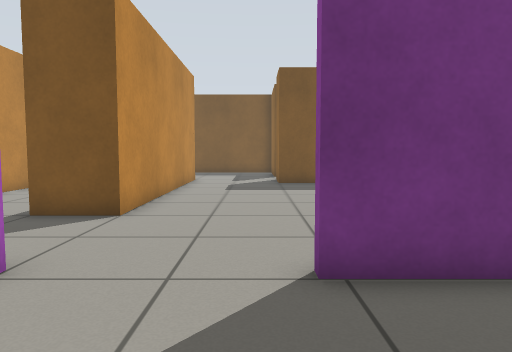
[1] (above)

16 first-person views from a walk through a robot-simulator world made for Gazebo. The camera is 0.72 m above the floor, tilts 4° down and sees 70° across. The floor is counted in squares, 0.5 m on a side. Each view is taken from the middle of a square. On the plan, view 1 faces up. The plan holds only what a view shows up to about 16 squares ahead; the rest is blank. Simple patterns stand in for the simulator's built-in surfaces.

[2]
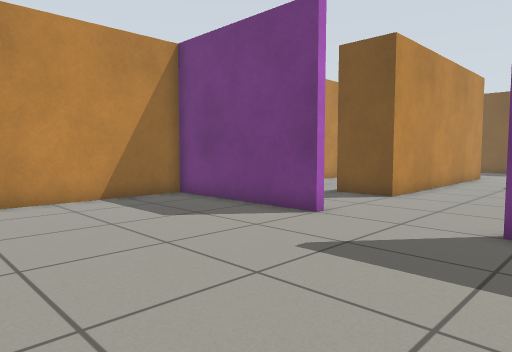

[3]
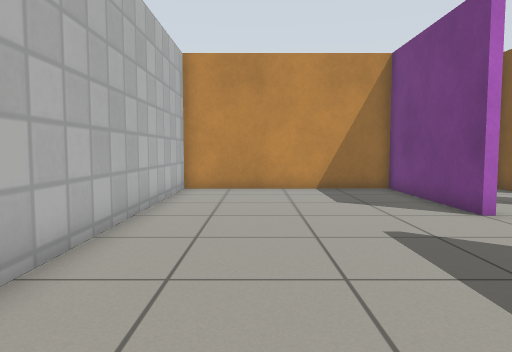

[4]
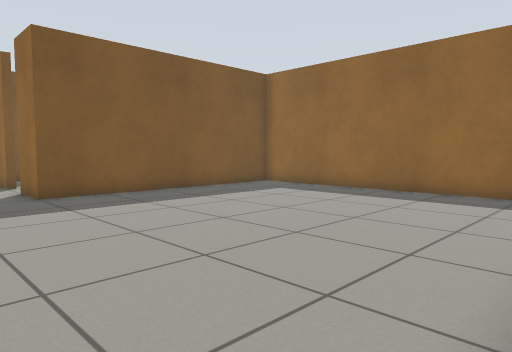

[5]
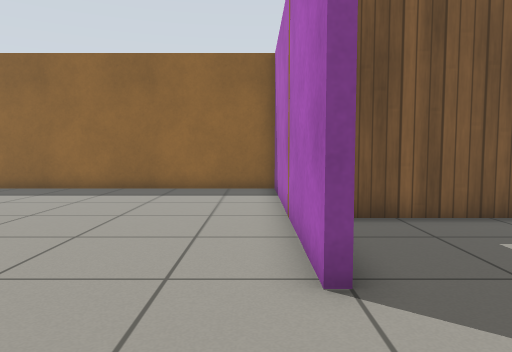

[6]
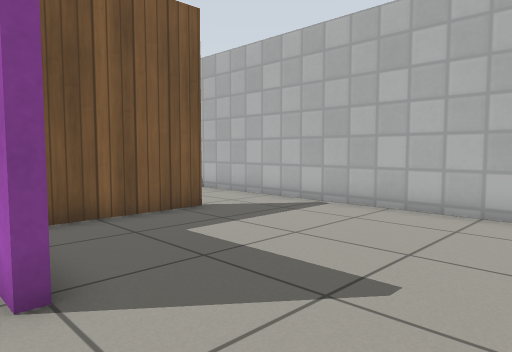

[7]
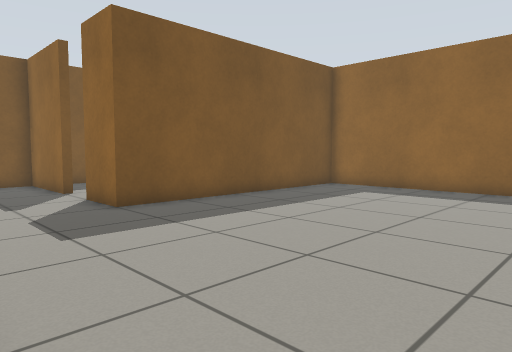

[8]
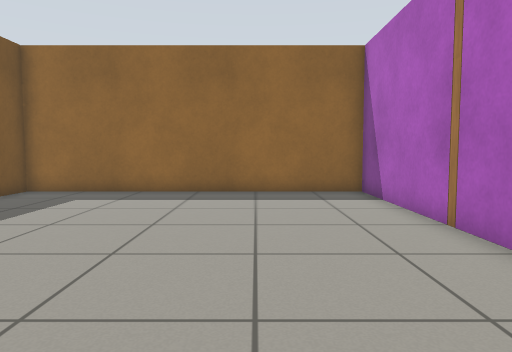

[9]
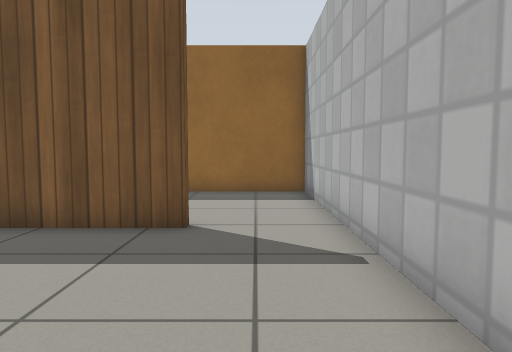

[10]
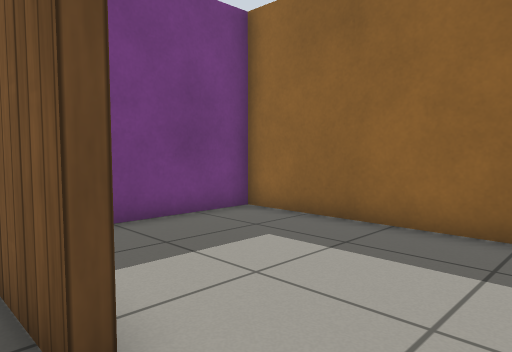

[11]
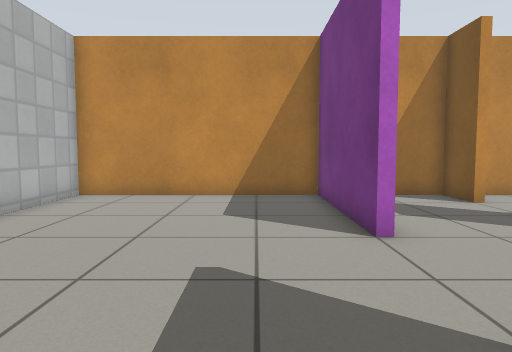

[12]
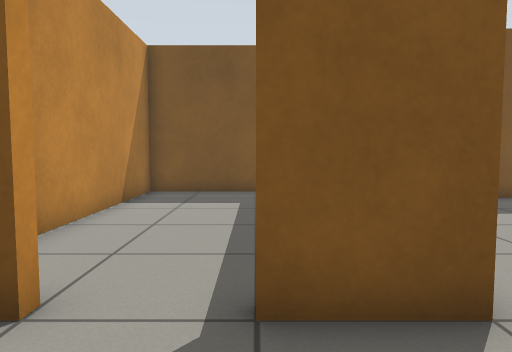

[13]
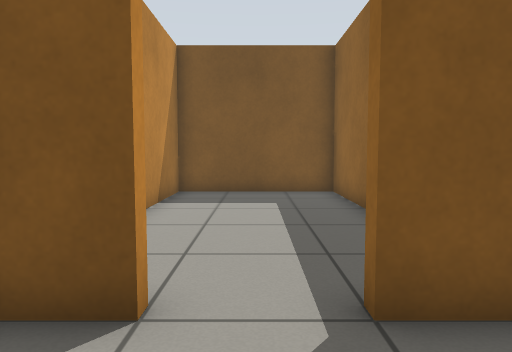

[14]
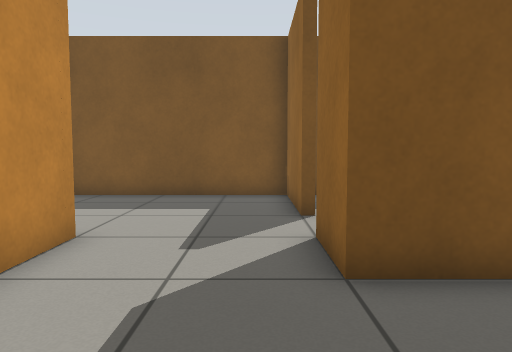

[15]
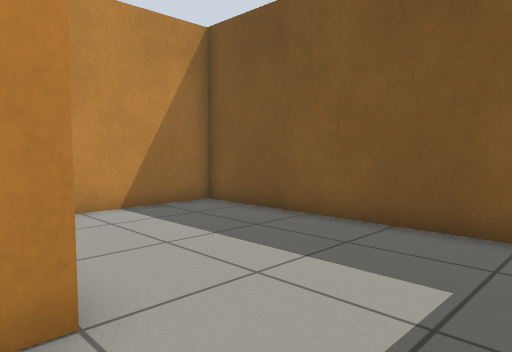

[16]
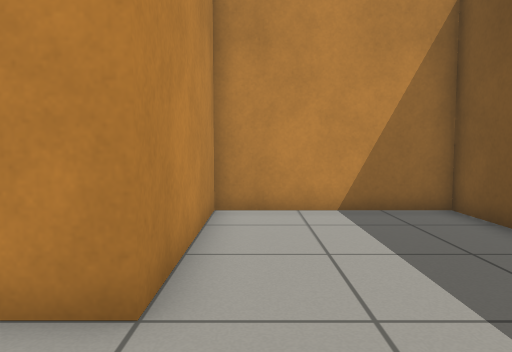

### Floor plan
Points are (right, up) in squares from view 1. A wall is a line through its corners. A room is listed if a view was taken in it or the views show most of it. See-through windows are left out.
Room 1 (views 1, 2, 3, 4, 9, 10, 11)
walls: (-2.9, 4) (-8.7, 4) (-8.7, -3.7) (5.5, -3.7); (2.9, 4) (0.7, 4) (0.7, 4.3); (5.1, -0.7) (4.7, -0.7) (4.7, 3)
ways out: opening at (-1, 4) to room 2; opening at (5, -2) to room 5
Room 2 (views 5, 6, 7, 8, 12, 13, 14)
walls: (0.7, 4.3) (10.7, 4.3) (10.7, 16) (1, 16); (-3, 15.5) (-3, 8) (-5, 8); (-7, 8) (-8.7, 8) (-8.7, 6.4)
ways out: opening at (-1, 4) to room 1; opening at (-1, 16.5) to room 3; opening at (-6, 8) to room 4
Room 3 (views 15, 16)
walls: (1, 19.9) (1, 23.7) (-8.7, 23.7) (-8.7, 18) (-3, 18) (-3, 15.5); (1, 16) (1, 18)
ways out: opening at (-1, 16.5) to room 2; opening at (1, 19)
Room 4 (no view inside)
walls: (-3.3, 13.9) (-3.3, 17.7) (-8.7, 17.7) (-8.7, 9.4); (-7, 8.4) (-7, 8); (-5, 8) (-5, 8.4)
ways out: opening at (-6, 8) to room 2
Room 5 (no view inside)
walls: (5.5, -3.7) (10.7, -3.7) (10.7, 4) (7, 4)
ways out: opening at (5, -2) to room 1

Where each view was taken, in squares from view 1:
view 1: 0 up, 0 right, facing up
view 2: 3 down, 2 right, facing up-left
view 3: 1 down, 5 right, facing left
view 4: 4 up, 2 left, facing up-right
view 5: 5 up, 3 left, facing right
view 6: 5 up, 3 left, facing down-right
view 7: 7 up, 3 left, facing up-right
view 8: 8 up, 2 left, facing right
view 9: 2 down, 2 left, facing right
view 10: 3 down, 4 right, facing up-right
view 11: 2 up, 3 right, facing left
view 12: 5 up, 5 left, facing up
view 13: 5 up, 6 left, facing up
view 14: 12 up, 0 right, facing up
view 15: 17 up, 0 right, facing up-left
view 16: 19 up, 0 right, facing left
